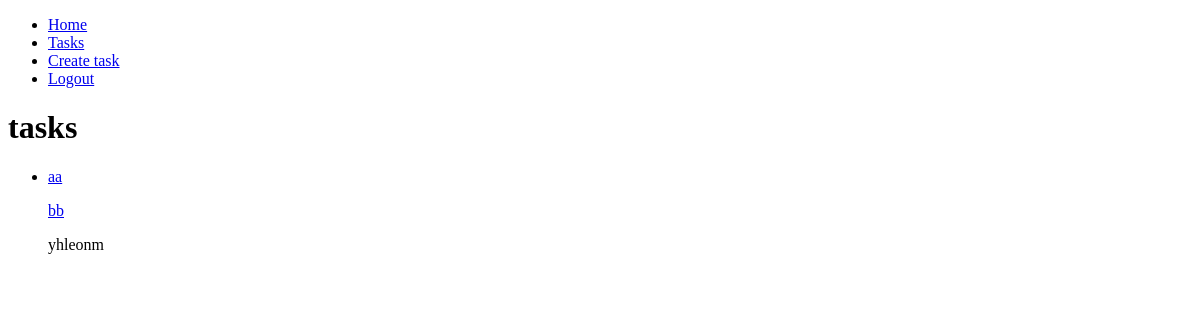
Page /tasks/ (signed in) on the earlier database version.
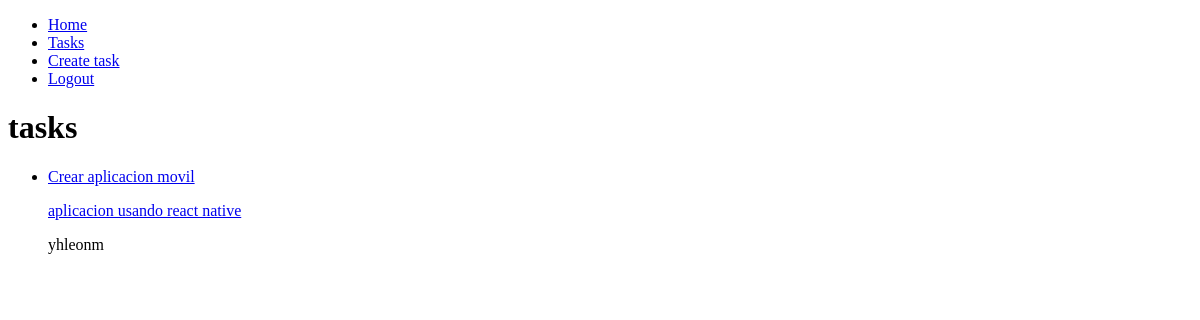
Same page on the later database version.
### tasks/models.py (models this page shows, shortened)
class Task(models.Model):
    title = models.CharField(max_length=100)
    description = models.TextField(blank=True)
    created = models.DateTimeField(auto_now_add=True)
    datecompleted = models.DateTimeField(blank=True)
    important = models.BooleanField(default=False)
    user = models.ForeignKey(User, on_delete = models.CASCADE)

### tasks/views.py (the view)
# urls.py: path('tasks/',views.tasks, name='tasks'),
def tasks(request):
    tasks = Task.objects.filter(user = request.user, datecompleted__isnull=True)
    return render(request, 'tasks.html',{'tasks': tasks})

### tasks/templates/tasks.html
{% extends "base.html" %}
{% block content %}
<h1>tasks</h1>
<ul>
    {% for task in tasks %}
    <li>
       <a href="{% url 'task_detail' task.id %}">
        {% if task.important %}
        <strong>{{ task.title }}</strong>
        {% else %}
        {{task.title}}
        {% endif %}
        <p>{{task.description}}</p>
       </a>
       <p>{{task.user.username}}</p>
    </li>
    {% endfor %}
</ul>
{% endblock %}

Differences in the rows shown:
changed Task "yhleonm": title "aa" → "Crear aplicacion movil"; description "bb" → "aplicacion usando react native"
